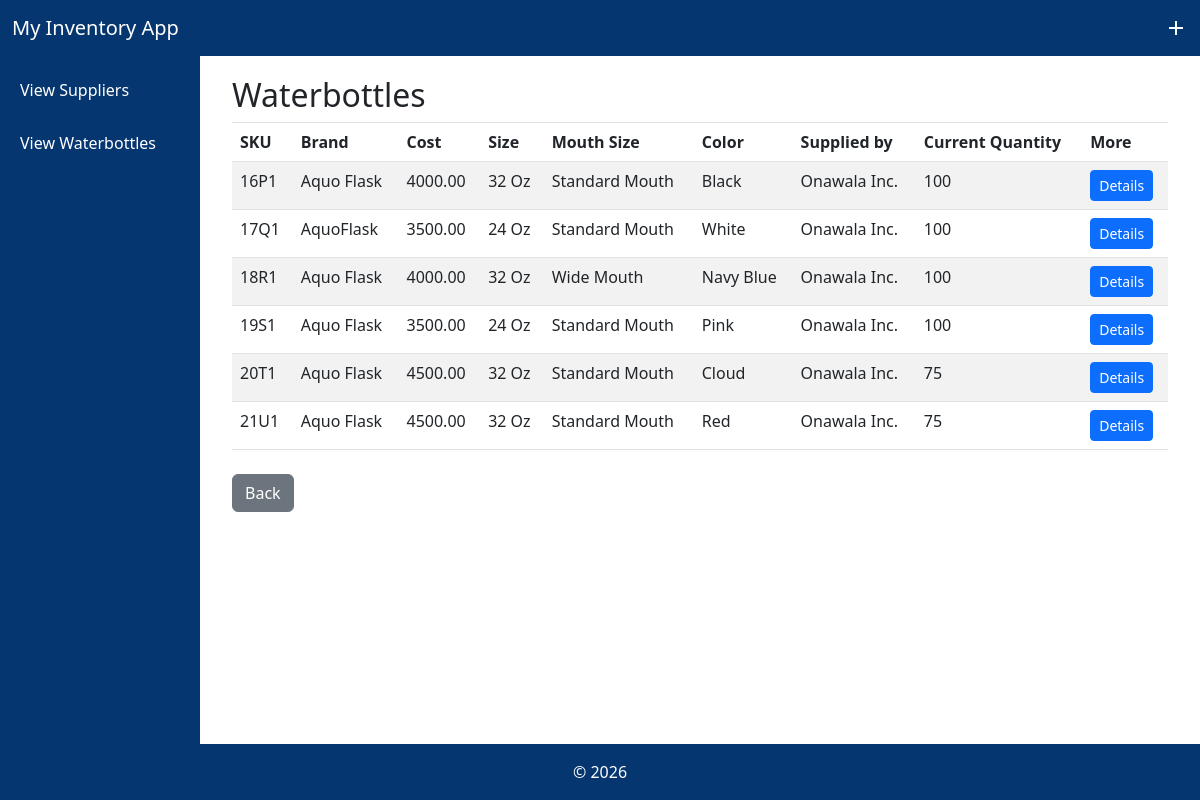
The app's page /view_bottles/5/ with its own data.
### MyInventoryApp/models.py (models this page shows, shortened)
class WaterBottle(models.Model):
    SKU = models.CharField(max_length=300)
    Brand = models.CharField(max_length=300)
    Cost = models.DecimalField(max_digits=100, decimal_places=2)
    Size = models.CharField(max_length=300)
    Mouth_Size = models.CharField(max_length=300)
    Color = models.CharField(max_length=300)
    Supplied_by = models.ForeignKey(Supplier,on_delete=models.CASCADE)
    Current_Quantity = models.IntegerField()
    objects = models.Manager()

class Supplier(models.Model):
    Name = models.CharField(max_length=300)
    City = models.CharField(max_length=300)
    Country = models.CharField(max_length=300)
    Created_At = models.DateTimeField(blank=True, null=True)
    objects = models.Manager()

### MyInventoryApp/views.py (the view)
# urls.py: path('view_bottles/<int:pk>/', views.view_bottles_by_supplier, name='view_bottles_by_supplier'),
def view_bottles_by_supplier(request, pk):
    supplier = get_object_or_404(Supplier, pk=pk)
    waterbottles = WaterBottle.objects.filter(Supplied_by_id=pk)
    return render(request, "MyInventoryApp/view_bottles.html", {"supplier": supplier,"waterbottles": waterbottles})

### MyInventoryApp/templates/MyInventoryApp/view_bottles.html
{% extends 'MyInventoryApp/base.html' %}
{% load static %}
                {% block content %}
                <h2>Waterbottles</h2>
                <div class="col-12">
                    <table class="table table-striped">
                        <thead>
                            <th class="border-top border-bottom" scope="col"> SKU </th>
                            <th class="border-top border-bottom" scope="col"> Brand </th>
                            <th class="border-top border-bottom" scope="col"> Cost </th>
                            <th class="border-top border-bottom" scope="col"> Size </th>
                            <th class="border-top border-bottom" scope="col"> Mouth Size </th>
                            <th class="border-top border-bottom" scope="col"> Color </th>
                            <th class="border-top border-bottom" scope="col"> Supplied by </th>
                            <th class="border-top border-bottom" scope="col"> Current Quantity </th>
                            <th class="border-top border-bottom" scope="col"> More </th>
                        </thead>
                        <tbody>
                            {% for bottle in waterbottles %}
                            <tr>
                                <td> {{ bottle.SKU }} </td>
                                <td> {{ bottle.Brand }} </td>
                                <td> {{ bottle.Cost }} </td>
                                <td> {{ bottle.Size }} </td>
                                <td> {{ bottle.Mouth_Size }} </td>
                                <td> {{ bottle.Color }} </td>
                                <td> {{ bottle.Supplied_by.Name }} </td>
                                <td> {{ bottle.Current_Quantity }} </td>
                                <td> <a href="{% url 'view_bottle_details' bottle.pk %}" class="btn btn-primary btn-sm">Details</a> </td>
                            </tr>
                            {% endfor %}
                        </tbody>
                    </table>
                    <div class="mt-4">
                        <a href="{% url 'view_supplier' %}" class="btn btn-secondary"> Back </a>
                    </div>
                </div>
                {% endblock %}

### MyInventoryApp/templates/MyInventoryApp/base.html (style rules this page uses)
body { display: flex; flex-direction: column; margin: 0; min-height: 100vh; }

### records on screen
WaterBottle: SKU "16P1", Brand "Aquo Flask", Cost "4000.00", Size "32 Oz", Mouth_Size "Standard Mouth", Color "Black", Supplied_by.Name "Onawala Inc.", Current_Quantity "100"
WaterBottle: SKU "17Q1", Brand "AquoFlask", Cost "3500.00", Size "24 Oz", Mouth_Size "Standard Mouth", Color "White", Supplied_by.Name "Onawala Inc.", Current_Quantity "100"
WaterBottle: SKU "18R1", Brand "Aquo Flask", Cost "4000.00", Size "32 Oz", Mouth_Size "Wide Mouth", Color "Navy Blue", Supplied_by.Name "Onawala Inc.", Current_Quantity "100"
WaterBottle: SKU "19S1", Brand "Aquo Flask", Cost "3500.00", Size "24 Oz", Mouth_Size "Standard Mouth", Color "Pink", Supplied_by.Name "Onawala Inc.", Current_Quantity "100"
WaterBottle: SKU "20T1", Brand "Aquo Flask", Cost "4500.00", Size "32 Oz", Mouth_Size "Standard Mouth", Color "Cloud", Supplied_by.Name "Onawala Inc.", Current_Quantity "75"
WaterBottle: SKU "21U1", Brand "Aquo Flask", Cost "4500.00", Size "32 Oz", Mouth_Size "Standard Mouth", Color "Red", Supplied_by.Name "Onawala Inc.", Current_Quantity "75"
